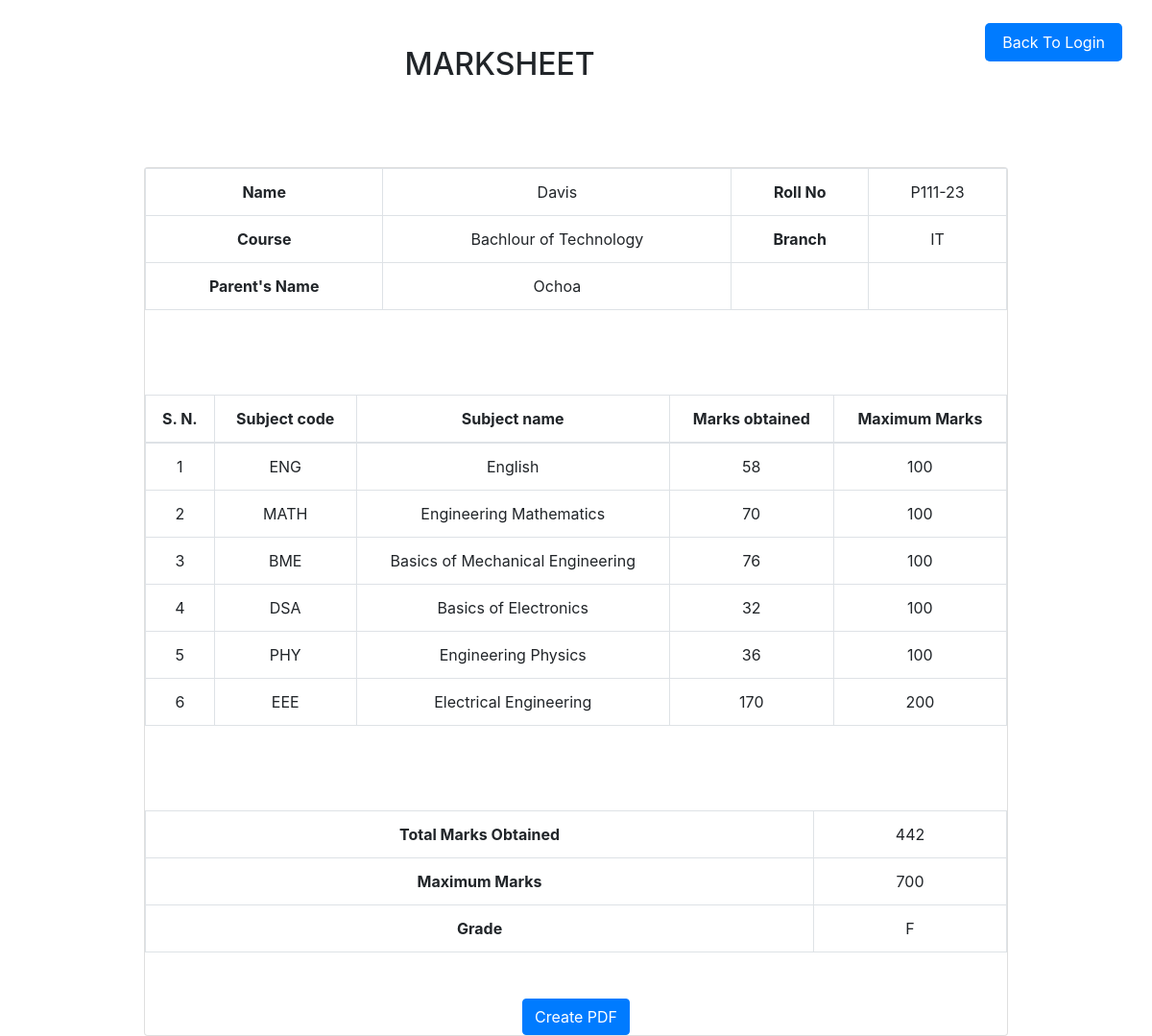
/get-data/P111-23, run on the app's committed database.
### student_marksheet/models.py (models this page shows)
class UserInput(models.Model):
    roll = models.CharField(max_length=100, primary_key=True)
    subject1 = models.CharField(max_length=100)
    maxMarkSub1 = models.IntegerField()
    markObSub1 = models.IntegerField()
    subject2 = models.CharField(max_length=100)
    maxMarkSub2 = models.IntegerField()
    markObSub2 = models.IntegerField()
    subject3 = models.CharField(max_length=100)
    maxMarkSub3 = models.IntegerField()
    markObSub3 = models.IntegerField()
    subject4 = models.CharField(max_length=100)
    maxMarkSub4 = models.IntegerField()
    markObSub4 = models.IntegerField()
    subject5 = models.CharField(max_length=100)
    maxMarkSub5 = models.IntegerField()
    markObSub5 = models.IntegerField()
    subject6 = models.CharField(max_length=100)
    maxMarkSub6 = models.IntegerField()
    markObSub6 = models.IntegerField()
    userdata = models.ForeignKey(
        UserData, on_delete=models.CASCADE, blank=True, null=True)

class UserData(models.Model):
    roll = models.CharField(max_length=100, primary_key=True, default='P111-22')
    name = models.CharField(max_length=100)
    parentName = models.CharField(max_length=100)
    course = models.CharField(max_length=100)
    branch = models.CharField(max_length=100)
    logo = models.ImageField(upload_to='logos/', null=True, blank=True)

### student_marksheet/views.py (the view)
# urls.py: path('get-data/<roll>', views.get_data, name='user_data'),
def get_data(request, roll):
    context = {}
    try:
        data = UserInput.objects.get(roll=roll)
    except UserInput.DoesNotExist:
        messages.error(request, f"User with roll number {roll} does not exist.")
        return redirect('input_roll')
    total_sum, max_marks, percentage = calculate_marks(data)
    context['data'] = data
    context['total_sum'] = total_sum
    context['max_marks'] = max_marks
    if percentage >= 90:
        context['grade'] = "A"
    else:
        context['grade'] = "F"
    return render(request, 'student_marksheet/index.html', context)

### student_marksheet/views.py (called while the page is built)
def calculate_marks(data):
    total_sum = data.markObSub1 + data.markObSub2 + data.markObSub3 + data.markObSub4 + data.markObSub5 + data.markObSub6
    max_marks = data.maxMarkSub1 + data.maxMarkSub2 + data.maxMarkSub3 + data.maxMarkSub4 + data.maxMarkSub5 + data.maxMarkSub6
    percentage = (total_sum / max_marks) * 100 if max_marks != 0 else 0
    return total_sum, max_marks, percentage

### student_marksheet/templates/student_marksheet/index.html (shortened to what this page needs)
<!DOCTYPE html>
<html lang="en">
<head>
    <link rel="stylesheet" href="https://cdn.jsdelivr.net/npm/bootstrap@4.3.1/dist/css/bootstrap.min.css"
>
</head>
<body>
    <div class="container-fluid">
        <button class="btn btn-primary button" onclick="redirectToLogin()">Back To Login</button>
        <br>
        <br>
        <div>
            <h2 class="text-center">MARKSHEET</h2>
        </div>
        <br>
        <br>
        <div class="card">
            <table class="table table-bordered">
                <tbody>
                    <tr>
                        <th>Name</th>
                        <td>{{ data.userdata.name }}</td>
                        <th>Roll No</th>
                        <td>{{ data.userdata.roll }}</td>
                    </tr>
                    <tr>
                        <th>Course</td>
                        <td>{{ data.userdata.course }}</td>
                        <th>Branch</th>
                        <td>{{ data.userdata.branch }}</td>
                    </tr>
                    <tr>
                        <th>Parent's Name</th>
                        <td>{{ data.userdata.parentName }}</td>
                        <th></th>
                        <td></td>
                    </tr>
                </tbody>
            </table>
        <br>
        <br>
        <br>
        <table class="table table-bordered">
            <thead>
                <tr>
                    <th>S. N.</th>
                    <th>Subject code</th>
                    <th>Subject name</th>
                    <th>Marks obtained</th>
                    <th>Maximum Marks</th>
                </tr>
            </thead>
            <tbody>
                <tr>
                    <td>1</td>
                    <td>{{ data.subject1 }}</td>
                    <td>English</td>
                    <td>{{ data.markObSub1 }}</td>
                    <td>{{ data.maxMarkSub1 }}</td>
                </tr>
                <tr>
                    <td>2</td>
                    <td>{{ data.subject2 }}</td>
                    <td>Engineering Mathematics</td>
                    <td>{{ data.markObSub2 }}</td>
                    <td>{{ data.maxMarkSub2 }}</td>
                </tr>
                <tr>
                    <td>3</td>
                    <td>{{ data.subject3 }}</td>
                    <td>Basics of Mechanical Engineering</td>
                    <td>{{ data.markObSub3 }}</td>
                    <td>{{ data.maxMarkSub3 }}</td>
                </tr>
                <tr>
                    <td>4</td>
                    <td>{{ data.subject4 }}</td>
                    <td>Basics of Electronics</td>
                    <td>{{ data.markObSub4 }}</td>
                    <td>{{ data.maxMarkSub4 }}</td>
                </tr>
                <tr>
                    <td>5</td>
                    <td>{{ data.subject5 }}</td>
                    <td>Engineering Physics</td>
                    <td>{{ data.markObSub5 }}</td>
                    <td>{{ data.maxMarkSub5 }}</td>
                </tr>
                <tr>
                    <td>6</td>
                    <td>{{ data.subject6 }}</td>
                    <td>Electrical Engineering</td>
                    <td>{{ data.markObSub6 }}</td>
                    <td>{{ data.maxMarkSub6 }}</td>
                </tr>
            </tbody>
        </table>
        <br>
        <br>
        <br>
        <table class="table table-bordered">
            <tbody>
                <tr>
                    <th>Total Marks Obtained</th>
                    <td>{{ total_sum }}</td>
                </tr>
                <tr>
                    <th>Maximum Marks</th>
                    <td>{{ max_marks }}</td>
                </tr>
                <tr>
                    <th>Grade</th>
                    <td>{{ grade }}</td>
                </tr>
            </tbody>
        </table>
        <div class="text-center">
            <a class="btn btn-primary btn-pdf" href="{% url 'generate_pdf' data.roll %}">Create PDF</a>
        </div>
    </div>
</body>
</html>

### student_marksheet/templates/student_marksheet/index.html (style rules this page uses)
.button { text-align: center; margin-top: 1.5rem; border: none; color: white; padding: 8px 18px; border-radius: 5px; text-align: center; text-decoration: none; font-size: 16px; cursor: pointer; float: right; margin-right: 1rem; }
.card { width: 900px; margin: auto; margin-top: 2rem; }
.table th, .table td { text-align: center; }
.btn-pdf { margin-top: 2rem; }

### data on the page
UserInput: userdata.name "Davis", userdata.roll "P111-23", userdata.course "Bachlour of Technology", userdata.branch "IT", userdata.parentName "Ochoa", subject1 "ENG", markObSub1 "58", maxMarkSub1 "100", subject2 "MATH", markObSub2 "70", maxMarkSub2 "100", subject3 "BME", markObSub3 "76", maxMarkSub3 "100", subject4 "DSA", markObSub4 "32", maxMarkSub4 "100", subject5 "PHY", markObSub5 "36", maxMarkSub5 "100", subject6 "EEE", markObSub6 "170", maxMarkSub6 "200"

### other printed values
{{ total_sum }} "442"
{{ max_marks }} "700"
{{ grade }} "F"
